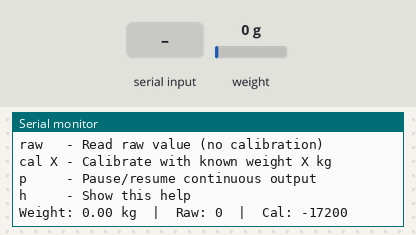
Recording of a sketch running on a simulated ESP32. Parts: the last lines printed to the serial monitor. The test bench sets the inputs (shaded band); at power-on: weight on the scale 0 g.

Above: at 5.2 s.
5.3 s: "r\n" received over Serial
At 7.3 s:
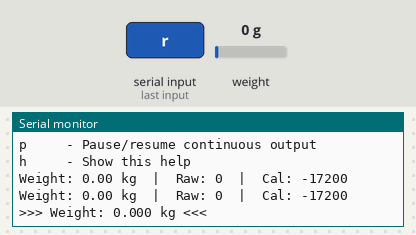
8.2 s: "t\n" received over Serial
At 10.2 s:
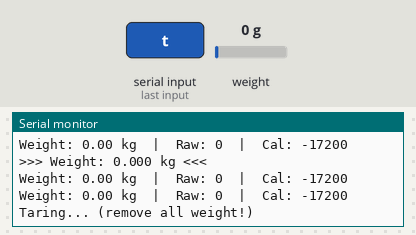
12.4 s: "+\n" received over Serial
At 13.5 s:
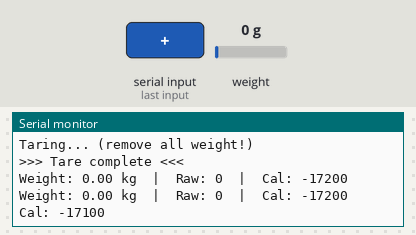
14.6 s: "raw\n" received over Serial
At 17.2 s:
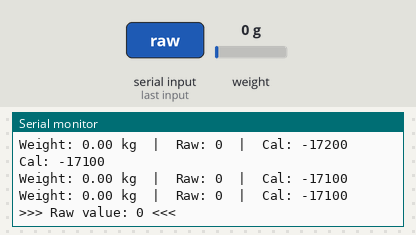
17.8 s: "p\n" received over Serial
At 18.9 s:
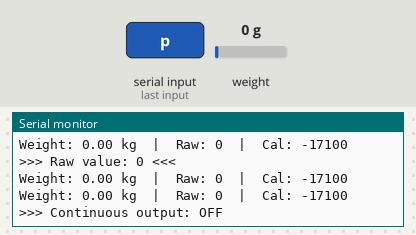
20.0 s: "c 90\n" received over Serial
At 21.3 s:
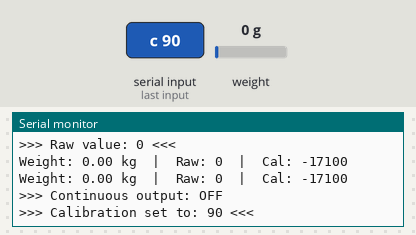

The sketch:

Scale_Test.ino
```cpp
/*
 * Scale_Test.ino - HX711 Load Cell Test for Beetech V2
 *
 * Tests the HX711 load cell amplifier and scale calibration
 * Use Serial Monitor to interact
 *
 * Hardware:
 * - Adafruit ESP32 Feather V2
 * - HX711 24-bit ADC
 * - 4x Load Cells in Wheatstone Bridge
 *
 * Wiring:
 * - HX711 VCC  -> 3.3V
 * - HX711 GND  -> GND
 * - HX711 DT   -> GPIO 1 (A1)
 * - HX711 SCK  -> GPIO 7 (A0)
 */

#include <HX711.h>

// =============================================================================
// Pin Configuration
// =============================================================================
#define HX711_DOUT_PIN    1
#define HX711_CLK_PIN     7

// =============================================================================
// Calibration - ADJUST THIS VALUE
// =============================================================================
long CALIBRATION_FACTOR = -17200;  // Adjust for your load cells

// =============================================================================
// Objects
// =============================================================================
HX711 scale;
bool continuousMode = true;  // Toggle with 'p' command

// =============================================================================
// Setup
// =============================================================================
void setup() {
    Serial.begin(115200);
    delay(1000);

    Serial.println();
    Serial.println("================================");
    Serial.println("  Beetech V2 - Scale Test");
    Serial.println("================================");
    Serial.println();

    Serial.println("Initializing HX711...");
    Serial.print("DOUT Pin: GPIO");
    Serial.println(HX711_DOUT_PIN);
    Serial.print("CLK Pin:  GPIO");
    Serial.println(HX711_CLK_PIN);
    Serial.println();

    scale.begin(HX711_DOUT_PIN, HX711_CLK_PIN);

    // Check if HX711 is connected
    if (!scale.wait_ready_timeout(1000)) {
        Serial.println(">>> HX711 NOT FOUND! <<<");
        Serial.println();
        Serial.println("Check wiring:");
        Serial.println("- VCC to 3.3V");
        Serial.println("- GND to GND");
        Serial.println("- DT to GPIO1");
        Serial.println("- SCK to GPIO7");
        while(1) delay(1000);
    }

    Serial.println("HX711 found!");
    Serial.println();

    // Set calibration
    scale.set_scale(CALIBRATION_FACTOR);
    Serial.print("Calibration factor: ");
    Serial.println(CALIBRATION_FACTOR);

    // Tare the scale
    Serial.println("Taring scale (remove all weight)...");
    delay(2000);
    scale.tare();
    Serial.println("Tare complete!");
    Serial.println();

    printHelp();
}

// =============================================================================
// Print Help
// =============================================================================
void printHelp() {
    Serial.println("--- Commands ---");
    Serial.println("r     - Read weight");
    Serial.println("t     - Tare (zero) the scale");
    Serial.println("c XXX - Set calibration factor (e.g., c -24200)");
    Serial.println("+     - Increase calibration factor by 100");
    Serial.println("-     - Decrease calibration factor by 100");
    Serial.println("raw   - Read raw value (no calibration)");
    Serial.println("cal X - Calibrate with known weight X kg");
    Serial.println("p     - Pause/resume continuous output");
    Serial.println("h     - Show this help");
    Serial.println();
}

// =============================================================================
// Loop
// =============================================================================
void loop() {
    // Continuous weight display
    if (continuousMode && scale.is_ready()) {
        float weight = scale.get_units(5);  // Average of 5 readings
        long raw = scale.read();
        Serial.print("Weight: ");
        Serial.print(weight, 2);
        Serial.print(" kg  |  Raw: ");
        Serial.print(raw);
        Serial.print("  |  Cal: ");
        Serial.print(CALIBRATION_FACTOR);
        Serial.println();
    }

    // Process serial commands
    if (Serial.available()) {
        String cmd = Serial.readStringUntil('\n');
        cmd.trim();
        processCommand(cmd);
    }

    delay(500);
}

// =============================================================================
// Process Commands
// =============================================================================
void processCommand(String cmd) {
    Serial.println();

    if (cmd == "r") {
        // Read weight
        float weight = scale.get_units(10);
        Serial.print(">>> Weight: ");
        Serial.print(weight, 3);
        Serial.println(" kg <<<");
    }
    else if (cmd == "t") {
        // Tare
        Serial.println("Taring... (remove all weight!)");
        delay(1000);
        scale.tare();
        Serial.println(">>> Tare complete <<<");
    }
    else if (cmd.startsWith("c ")) {
        // Set calibration factor
        long newCal = cmd.substring(2).toInt();
        if (newCal != 0) {
            CALIBRATION_FACTOR = newCal;
            scale.set_scale(CALIBRATION_FACTOR);
            Serial.print(">>> Calibration set to: ");
            Serial.print(CALIBRATION_FACTOR);
            Serial.println(" <<<");
        }
    }
    else if (cmd == "+") {
        // Increase calibration
        CALIBRATION_FACTOR += 100;
        scale.set_scale(CALIBRATION_FACTOR);
        Serial.print("Cal: ");
        Serial.println(CALIBRATION_FACTOR);
    }
    else if (cmd == "-") {
        // Decrease calibration
        CALIBRATION_FACTOR -= 100;
        scale.set_scale(CALIBRATION_FACTOR);
        Serial.print("Cal: ");
        Serial.println(CALIBRATION_FACTOR);
    }
    else if (cmd == "raw") {
        // Raw reading
        long raw = scale.read_average(10);
        Serial.print(">>> Raw value: ");
        Serial.print(raw);
        Serial.println(" <<<");
    }
    else if (cmd.startsWith("cal ")) {
        // Calibrate with known weight
        float knownWeight = cmd.substring(4).toFloat();
        if (knownWeight > 0) {
            Serial.print("Calibrating with ");
            Serial.print(knownWeight);
            Serial.println(" kg");
            Serial.println("Place the weight on the scale and wait...");
            delay(3000);

            long raw = scale.read_average(20);
            long offset = scale.get_offset();
            CALIBRATION_FACTOR = (raw - offset) / knownWeight;
            scale.set_scale(CALIBRATION_FACTOR);

            Serial.print(">>> New calibration factor: ");
            Serial.print(CALIBRATION_FACTOR);
            Serial.println(" <<<");
            Serial.println("Save this value to config.txt!");
        } else {
            Serial.println("Usage: cal <weight_in_kg>");
        }
    }
    else if (cmd == "p") {
        continuousMode = !continuousMode;
        Serial.print(">>> Continuous output: ");
        Serial.println(continuousMode ? "ON" : "OFF");
    }
    else if (cmd == "h") {
        printHelp();
    }

    Serial.println();
}
```

Measured:
- after the input at 5.3 s, the serial monitor: prints a new line after 1.4 s (image 1)
- after the input at 8.2 s, the serial monitor: prints a new line after 0.74 s (image 2)
- after the input at 12.4 s, the serial monitor: prints a new line after 0.75 s (image 3)
- after the input at 14.6 s, the serial monitor: prints a new line after 1.7 s (image 4)
- after the input at 17.8 s, the serial monitor: prints a new line after 0.75 s (image 5)
- after the input at 20.0 s, the serial monitor: prints a new line after 0.05 s (image 6)
